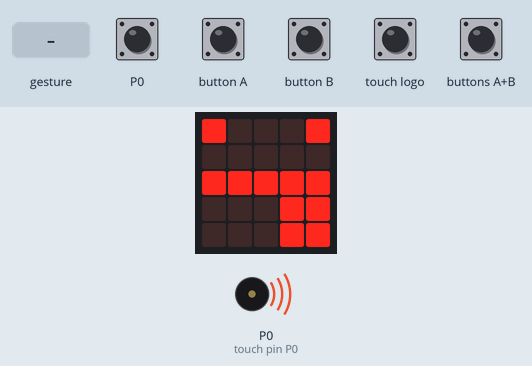
Simulated run of this program. Board: BBC micro:bit (MakeCode). On the bench: the board's 5×5 LED display, buzzer (waves = sounding). The test bench sets the inputs (shaded band). A tilt is held for 1.5 s and a shake lasts 1 s, then the board lies face up again.

Above: at 2.1 s.
At 5.4 s:
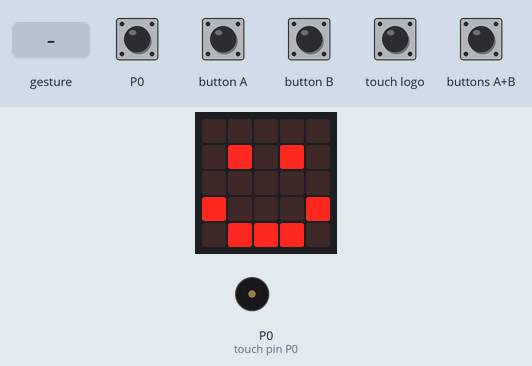
5.5 s: touch pin P0 pressed for 0.15 s
At 5.85 s:
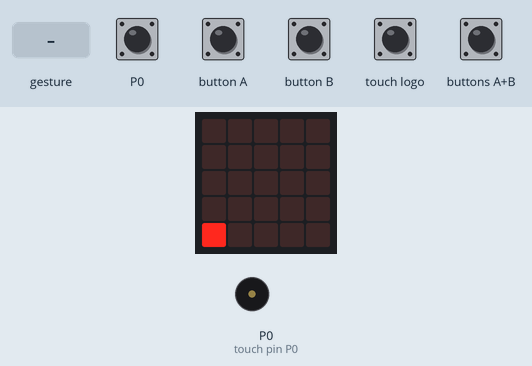
6.2 s: button B pressed 2 times (0.12 s each, 0.3 s apart)
9.1 s: touch logo pressed for 0.15 s
9.8 s: button B pressed for 0.15 s
13.5 s: buttons A+B pressed for 0.15 s
At 16.25 s:
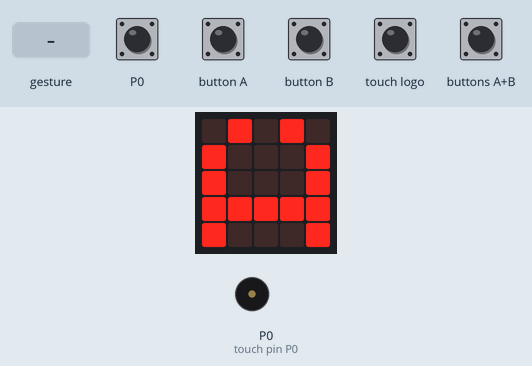
17.2 s: gesture 'shake'
At 21.6 s:
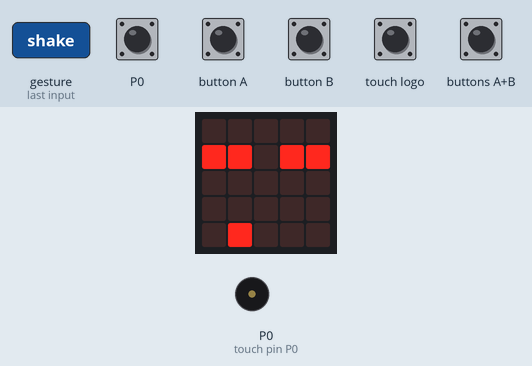
Timing chart, 0 to 22.7 s (numbered marks = the images above; inputs shaded):
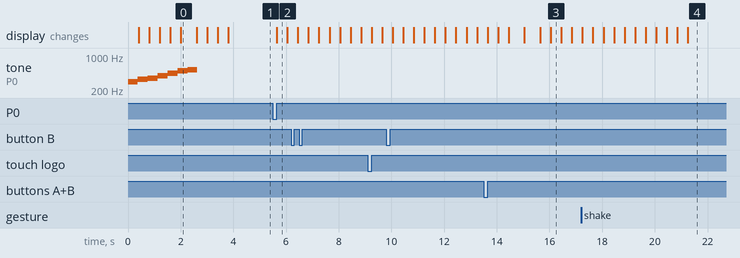

The program:

main.ts
```typescript
input.onPinPressed(TouchPin.P0, function () {
    basic.showLeds(`
        . . . . .
        . . . . .
        . . . . .
        . . . . .
        # . . . .
        `)
    basic.showLeds(`
        . . . . .
        . . . . .
        . . . . .
        . # . . .
        . . . . .
        `)
    basic.showLeds(`
        . . . . .
        . . . . .
        . . # . .
        . . . . .
        . . . . .
        `)
    basic.showLeds(`
        . . . . .
        . . . . .
        . . . # .
        . . . . .
        . . . . .
        `)
    basic.showLeds(`
        . . . . .
        . . . . .
        . . . . .
        . . . . #
        . . . . .
        `)
    basic.showLeds(`
        . . . . .
        . . . . .
        . . . . .
        # . . . .
        # . . . #
        `)
    basic.showLeds(`
        . . . . .
        . . . . .
        . . . . .
        . # . . .
        . # . . #
        `)
    basic.showLeds(`
        . . . . .
        . . . . .
        . . . . .
        . . # . .
        . . # . #
        `)
    basic.showLeds(`
        . . . . .
        . . . . .
        . . . . .
        . . . # #
        . . . # .
        `)
    basic.showLeds(`
        . . . . .
        . . . . .
        . . . . .
        . . # # .
        . . . # .
        `)
    basic.showLeds(`
        . . . . .
        . . . . .
        . . . . .
        . # # . .
        . . # . .
        `)
    basic.showLeds(`
        . . . . .
        . # . # .
        . . . . .
        # . . . #
        . # # # .
        `)
})
input.onLogoEvent(TouchButtonEvent.Pressed, function () {
    basic.showLeds(`
        . # . # .
        # . . . #
        . . . . .
        # . . . #
        . # # # .
        `)
    basic.showIcon(IconNames.SmallHeart)
    basic.showIcon(IconNames.Heart)
    basic.showLeds(`
        . . . . .
        . # . # .
        . . . . .
        # . . . #
        . # # # .
        `)
})
input.onButtonPressed(Button.A, function () {
    basic.showLeds(`
        . . . . .
        . # . # .
        . . . . .
        # . . . #
        . # # # .
        `)
})
input.onGesture(Gesture.ScreenUp, function () {
    basic.showLeds(`
        . . . . .
        # # . # #
        . . . . .
        # . . . .
        . # # . .
        `)
    basic.showLeds(`
        . . . . .
        # # . # #
        . . . . .
        # . . . .
        . # . . .
        `)
    basic.showLeds(`
        . . . . .
        # # . # #
        . . . . .
        . . . . .
        . # . . .
        `)
})
input.onGesture(Gesture.Shake, function () {
    basic.showLeds(`
        . . . . .
        . # . # .
        . . . . .
        . . . . .
        . . # . .
        `)
    basic.showLeds(`
        . . . . .
        . # . # .
        . . . . .
        # . . . #
        . # # # .
        `)
})
input.onButtonPressed(Button.AB, function () {
    for (let index = 0; index < 4; index++) {
        basic.showLeds(`
            . # . # .
            # . . . #
            # . . . #
            # # # # #
            # . . . #
            `)
        basic.showLeds(`
            . # . # .
            # . . . #
            . # . # .
            . # # # .
            . # . # .
            `)
    }
    basic.showLeds(`
        . . . . .
        . # . # .
        . . . . .
        # . . . #
        . # # # .
        `)
})
input.onButtonPressed(Button.B, function () {
    basic.showLeds(`
        . . . . .
        # # . # #
        . . . . .
        # . . . .
        . # # . .
        `)
    basic.showLeds(`
        . . . . .
        # # . # #
        . . . . .
        # . . . .
        . # . . .
        `)
    basic.showLeds(`
        . . . . .
        # # . # #
        . . . . .
        . . . . .
        . # . . .
        `)
})
music.play(music.stringPlayable("D E F G A B C5 - ", 160), music.PlaybackMode.InBackground)
basic.showLeds(`
    . . . . .
    # # . # #
    . . . . .
    . . . . .
    . # # # .
    `)
basic.showLeds(`
    . . . . .
    # # . # #
    . . . . .
    . . . . .
    . # # # .
    `)
basic.showIcon(IconNames.Silly)
basic.showLeds(`
    # . . . #
    . . . . .
    . . . . .
    # # # # #
    . . . # #
    `)
basic.showLeds(`
    . . . . .
    . # . # .
    . . . . .
    # # # # .
    . . . . .
    `)
basic.showLeds(`
    . . . . .
    . # . # .
    . . . . .
    # . . . .
    . # # . .
    `)
basic.showLeds(`
    . . . . .
    . # . # .
    . . . . .
    # . . . #
    . # # # .
    `)
```

test.ts
```typescript
// aquí va el archivo "tests"; esto no se compilará cuando este paquete se utilice como una extensión.
```

Measured:
- after the input at 5.5 s, the display: changes after 0.15 s (image 2)
- after the input at 13.5 s, the display: first differs from a run without the input after 2.6 s (image 3)
- after the input at 17.2 s, the display: first differs from a run without the input after 2.5 s (image 4 shows a later state)
- what the display in image 0 shows lasts 0.6 s, from 2.0 s to 2.6 s
- what the display in image 2 shows lasts 0.4 s, from 5.7 s to 6.1 s
